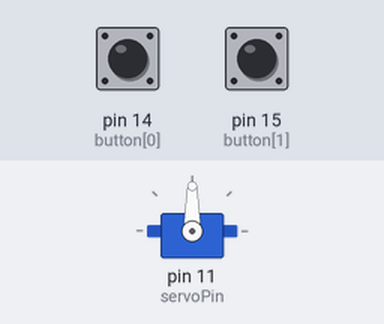
Recording of a sketch running on a simulated Arduino Uno, built with avr-gcc and run on an emulated ATmega328P. Parts: servo. Inputs (shaded band) come from the test bench; at power-on: pin 14 (button[0]) LOW, pin 15 (button[1]) LOW.

Above: at 1.2 s.
1.3 s: pin 14 (button[0]) pulled HIGH for 1 s
At 1.45 s:
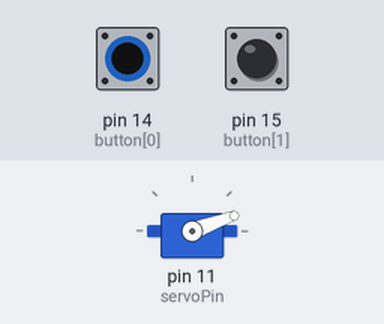
4.3 s: pin 14 (button[0]) pulled HIGH for 0.15 s
At 4.8 s:
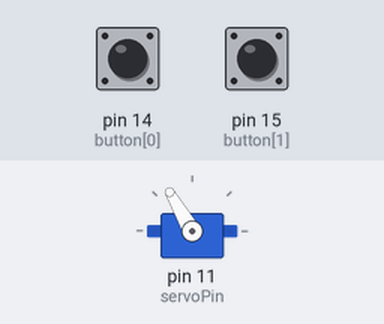
5.9 s: pin 14 (button[0]) pulled HIGH for 0.15 s
At 7.2 s:
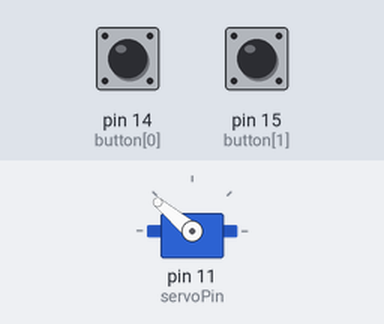
7.5 s: pin 14 (button[0]) pulled HIGH for 3.2 s
At 8.6 s:
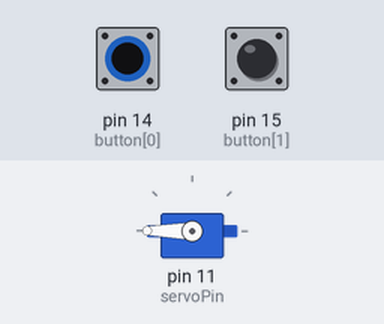
12.2 s: pin 15 (button[1]) pulled HIGH for 3.2 s
At 14.5 s:
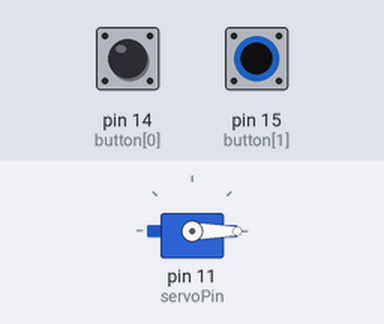
Timing chart, 0 to 16.0 s (numbered marks = the images above; inputs shaded):
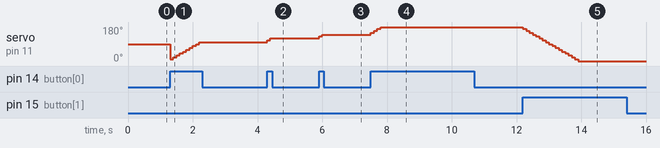

The sketch:

HW9_1_201824552.ino
```cpp
#include <Servo.h>

Servo myServo;
int servoPin = 11;
int button[] = {14, 15};
boolean button_state[] = {false, false};
int angle = 0;

void setup() {
  myServo.attach(servoPin);
  for(int i=0; i< sizeof(button)/sizeof(int); i++){
    pinMode(button[i], INPUT);
  }
}

void loop() {
  for(int i=0; i < sizeof(button)/sizeof(int); i++){
    if(digitalRead(button[i]))
        button_state[i] = true;
  }

  for(int i=0; i < sizeof(button)/sizeof(int); i++){
    if(button_state[i] == true){
      button_state[i] = false;
      if(i == 0 && angle < 180){
        angle += 10;
      }
      else if(i == 1 && angle > 0){
        angle -= 10;
      }
      myServo.write(angle);
      delay(100);
    }
  }
}
```

Measured:
- after the input at 1.3 s, servo on pin 11 (servoPin): 90° → 10° at once, → 20° 0.10 s later, → 30° 0.10 s later, → 40° 0.10 s later, … (10 changes in this stretch)
- after the input at 4.3 s, servo on pin 11 (servoPin): 100° → 110° at once, → 120° 0.10 s later
- after the input at 5.9 s, servo on pin 11 (servoPin): 120° → 130° at once, → 140° 0.10 s later
- after the input at 7.5 s, servo on pin 11 (servoPin): 140° → 150° at once, → 160° 0.10 s later, → 170° 0.10 s later, → 180° 0.10 s later
- after the input at 12.2 s, servo on pin 11 (servoPin): moves from 180° to 0° over 1.7 s, starting at once
